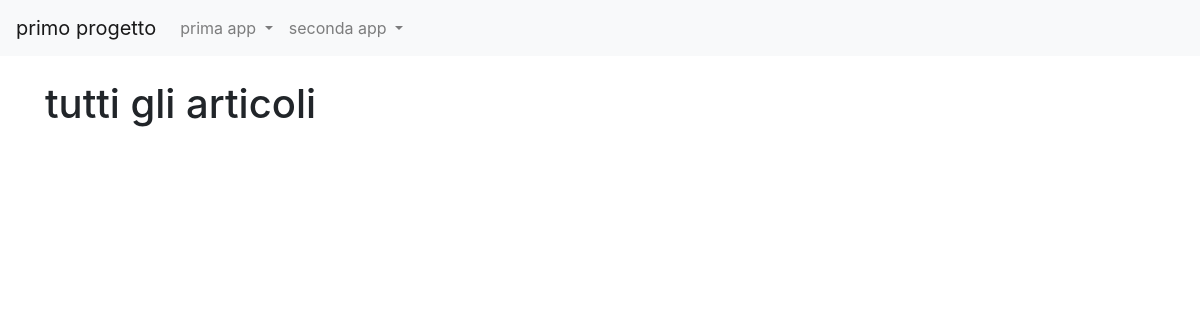
Before: /news/lista_articoli/ with the older database file.
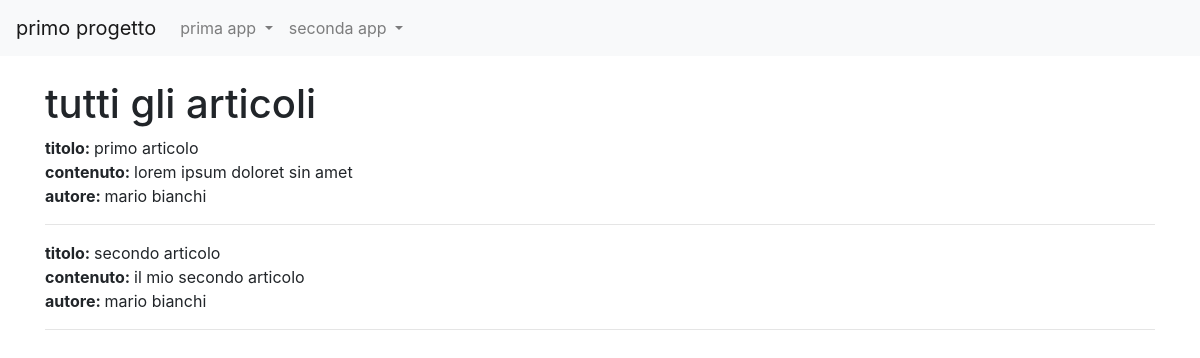
After: the same page with the newer database file.
### news/models.py (models this page shows, shortened)
class Articolo(models.Model):
    titolo = models.CharField(max_length=100)
    contenuto = models.TextField()
    giornalista = models.ForeignKey(Giornalista, on_delete=models.CASCADE, related_name="articoli")
    data = models.DateField(auto_now=True, blank=True)
    visualizzazioni = models.IntegerField(default=0, blank=True)
    class Meta:
        verbose_name="Articolo"
        verbose_name_plural="Articoli"

class Giornalista(models.Model):
    nome = models.CharField(max_length=20)
    cognome = models.CharField(max_length=20)
    anno_di_nascita = models.DateField(blank=True)
    def __str__(self):
        return self.nome + " " + self.cognome
    class Meta:
        verbose_name="Giornalista"
        verbose_name_plural="giornalisti"

### news/views.py (the view)
# urls.py: path('lista_articoli/', lista_articoli_giornalista, name="lista_articoli")
def lista_articoli_giornalista(request,pk = None):
    if(pk==None):
        articoli = Articolo.objects.all()
    else:
        articoli = Articolo.objects.filter(giornalista_id = pk)
    context = {
        "articoli": articoli,
        "pk": pk,
    }
    return render(request,"lista_articoli.html", context)

### news/templates/lista_articoli.html (shortened to what this page needs)
{% extends "base.html" %}
{% block content %}
    {% if pk %}
        <h1>articoli di {{articoli.0.giornalista}}</h1>
        {% for articolo in articoli %}
            <b>titolo:</b> {{ articolo.titolo }}<br>
            <b>contenuto:</b> {{ articolo.contenuto }}<br>
            <hr>
        {% endfor %}
    {% else %}
        <h1>tutti gli articoli</h1>
        {% for articolo in articoli %}
            <b>titolo: </b>{{ articolo.titolo }}<br>
            <b>contenuto: </b> {{ articolo.contenuto }}<br>
            <b>autore: </b> {{articolo.giornalista}}<br>
            <hr>
        {% endfor %}
 {% endif %}
{% endblock content %}

Changed rows visible on the page:
added Articolo: titolo "primo articolo", contenuto "lorem ipsum doloret sin amet", giornalista "mario bianchi"
added Articolo: titolo "secondo articolo", contenuto "il mio secondo articolo", giornalista "mario bianchi"
